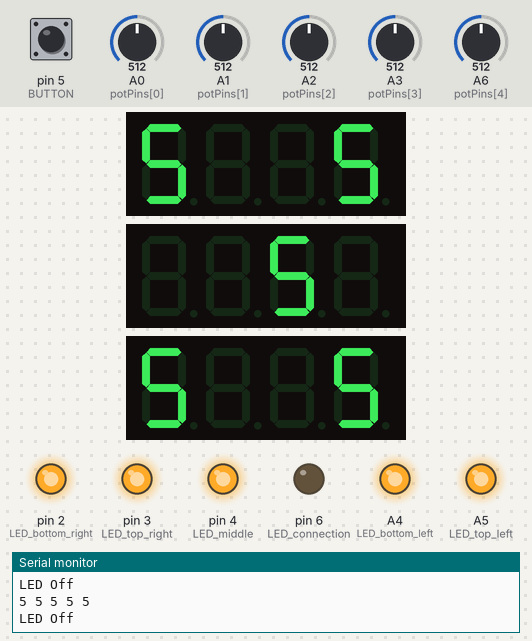
A sketch run on a simulated Arduino Nano, built with avr-gcc and run on an emulated ATmega328P. Parts: 3 × 4-digit seven-segment display, output pins drawn as LEDs (lit = HIGH), the last lines printed to the serial monitor. The inputs (shaded band) are chosen by the test bench; at power-on: pin 5 (BUTTON) HIGH, A0 (potPins[0]) = 512, A1 (potPins[1]) = 512, A2 (potPins[2]) = 512, A3 (potPins[3]) = 512, A6 (potPins[4]) = 512.

Above: at 1.9 s.
2.0 s: pin 5 (BUTTON) pulled LOW for 1.35 s
At 3.3 s:
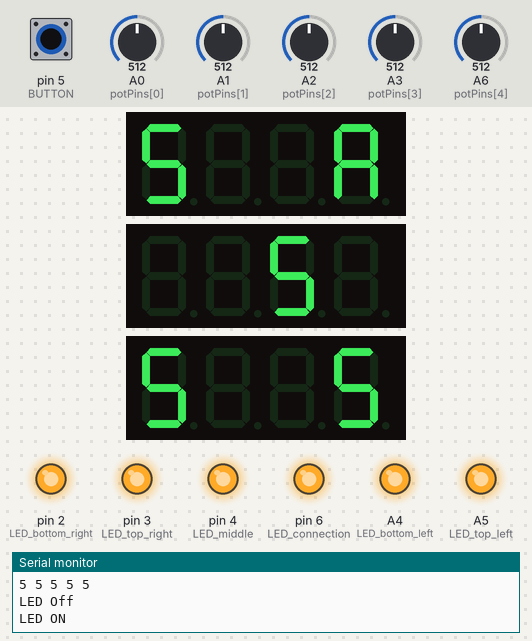
4.8 s: A0 (potPins[0]) set to 108
At 6.2 s:
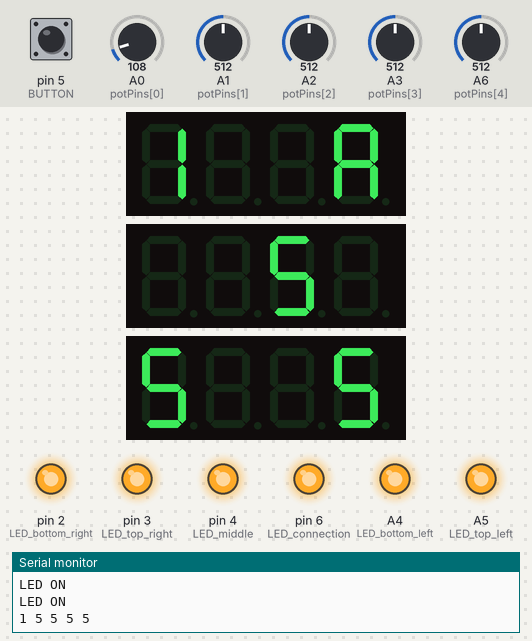
7.2 s: A0 (potPins[0]) set to 97
At 9.1 s:
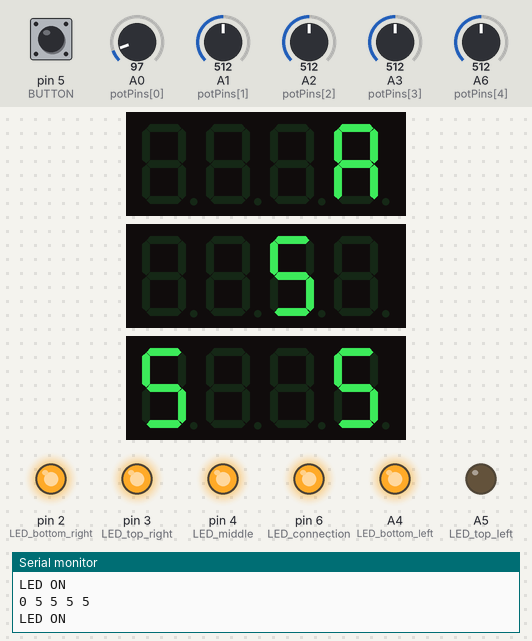
9.4 s: A1 (potPins[1]) set to 107
At 10.7 s:
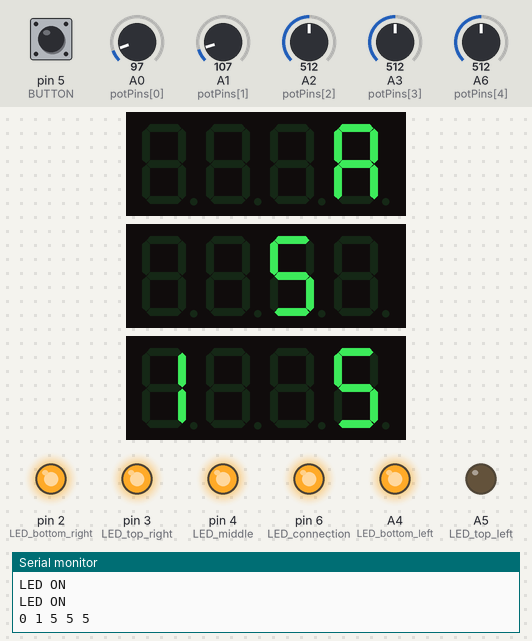
11.7 s: A1 (potPins[1]) set to 97
At 12.9 s:
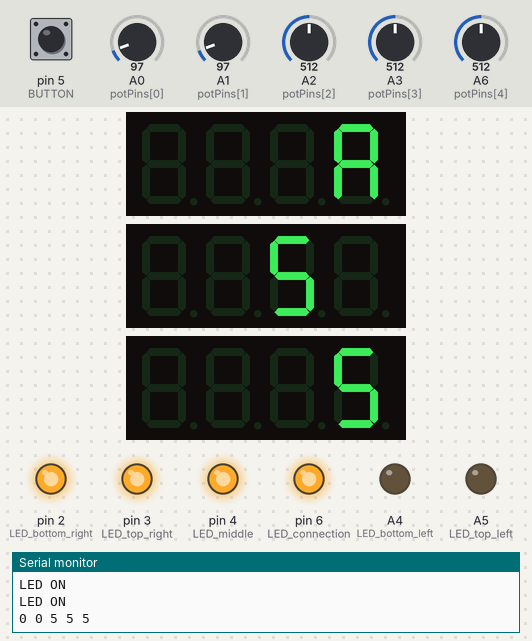
13.9 s: A2 (potPins[2]) set to 113
At 15.8 s:
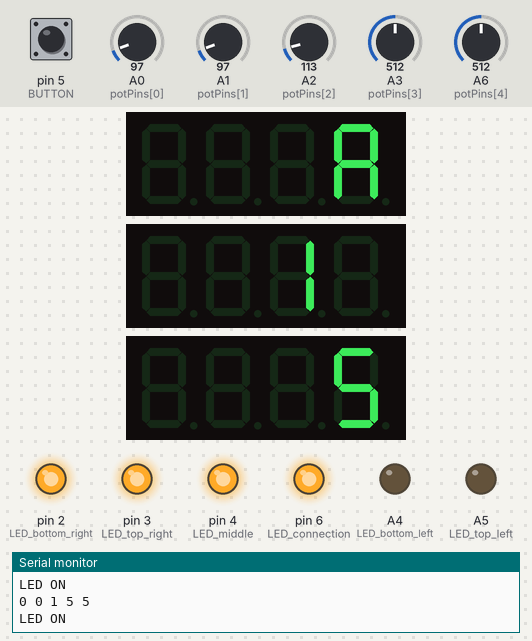
16.1 s: A2 (potPins[2]) set to 98
Timing chart, 0 to 19.1 s (numbered marks = the images above; inputs shaded):
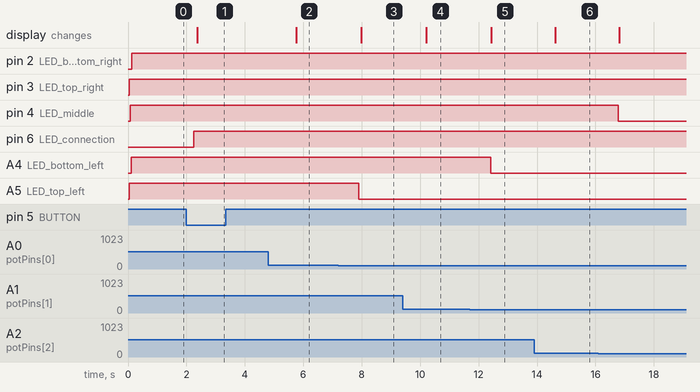

Measured:
- the behaviour switches between 103 and 102 on A0 (potPins[0]) (found by bisection; images 2 and 3)
- the behaviour switches between 103 and 102 on A1 (potPins[1]) (found by bisection; images 4 and 5)
- after the input at 2.0 s, pin 6 (LED_connection): LOW → HIGH after 0.25 s; the display: changes after 0.38 s (image 1)
- after the input at 4.8 s, the display: changes after 0.95 s (image 2)
- after the input at 7.2 s, A5 (LED_top_left): HIGH → LOW after 0.70 s; the display: changes after 0.79 s (image 3)
- after the input at 9.4 s, the display: changes after 0.82 s (image 4)
- after the input at 11.7 s, A4 (LED_bottom_left): HIGH → LOW after 0.72 s; the display: changes after 0.73 s (image 5)
- after the input at 13.9 s, the display: changes after 0.73 s (image 6)
- after the input at 16.1 s, pin 4 (LED_middle): HIGH → LOW after 0.69 s

The sketch:

CompleteAttempt.ino
```cpp
//  --------------------------------------------------------------------  IATIHI FINAL ASSIGNMENT  --------------------------------------------------------------------
//  --------------------------------------------------------------------  AUTHOR: ZOË VAN DIJK  --------------------------------------------------------------------
//  ----------------------------------  Include library for displays  ----------------------------------
#include <TM1637Display.h>

//  ----------------------------------  Define the connections pins  ----------------------------------
// display 1
#define CLK_1 12
#define DIO_1 11
// display 2
#define CLK_2 10
#define DIO_2 9
// display 3
#define CLK_3 8
#define DIO_3 7

// potmeters
int potPins[] = {A0, A1, A2, A3, A6};

// Button for pit connection
const int BUTTON = 5;
// LEDS
const int LED_top_left = A5;
const int LED_bottom_left = A4;
const int LED_middle = 4;
const int LED_top_right = 3;
const int LED_bottom_right = 2;
const int LED_connection = 6;

//  ----------------------------------  Create objects   ----------------------------------
// Create a display object of type TM1637Display
TM1637Display display1 = TM1637Display(CLK_1, DIO_1);
TM1637Display display2 = TM1637Display(CLK_2, DIO_2);
TM1637Display display3 = TM1637Display(CLK_3, DIO_3);

// Create an array that turns all segments ON
const uint8_t allON[] = {0xff, 0xff, 0xff, 0xff};

// Create an array that turns all segments OFF
const uint8_t allOFF[] = {0x00, 0x00, 0x00, 0x00};

// Create A symboll for pit connection
const uint8_t symbol_A[] = {SEG_A | SEG_B | SEG_C | SEG_E | SEG_F | SEG_G};

// other vars and objects
int numPots = 5;          // Amount of potmeters
int* mappedValues;        // global accesible mapped values
bool buttonInput;
bool buttonState;
int buttonCount = 0;
bool connection = false;

//  ----------------------------------  Potentiometer class  ----------------------------------
class PotentiometerMapper {
  private:              // create variables for class
    int numPots;        // amount of potmeters
    int* potPins;       // set potpins
    int* potValues;     // readings of potmeaters
    int* mappedValues;  // mapped reading of potmeters 0 to 9
  public:
    PotentiometerMapper(int num) {
      numPots = num;
      potPins = new int[numPots];
      potValues = new int[numPots];
      mappedValues = new int[numPots];
      for (int i = 0; i < numPots; i++) {   // set all items to 0 to iniate
        potPins[i] = 0;
        potValues[i] = 0;
        mappedValues[i] = 0;
      }
    }
    ~PotentiometerMapper() {        // delete old values to safe storage
      delete[] potPins;
      delete[] potValues;
      delete[] mappedValues;
    }
    void setPins(int* pins) {       // set pins for reading
      for (int i = 0; i < numPots; i++) {
        potPins[i] = pins[i];
      }
    }
    void readValues() {             // read potmeters and store values
      for (int i = 0; i < numPots; i++) {
        potValues[i] = analogRead(potPins[i]);
      }
    }
    bool mapCompareValues() {              // map readings and store
      bool changed = false;
      for (int i = 0; i < numPots; i++) {
        int newValue = map(potValues[i], 0, 1023, 0, 10);
        if (newValue != mappedValues[i]) {    // check if new mapped vallue differs from previous
          changed = true;
          mappedValues[i] = newValue;
        }
      }
      return changed;
    }
    int* getMappedValues() {      // return mapped values
      return mappedValues;
    }
};

// class object
PotentiometerMapper mapper(numPots);

//  ----------------------------------  SETUP   ----------------------------------
void setup() {
// Serial
  Serial.begin(9600);

// Set brightness for displays
  display1.setBrightness(5);
  display2.setBrightness(5);
  display3.setBrightness(5);

// Button
  pinMode(BUTTON, INPUT_PULLUP);

// LEDS
  pinMode(LED_top_left, OUTPUT);
  pinMode(LED_bottom_left, OUTPUT);
  pinMode(LED_middle, OUTPUT);
  pinMode(LED_top_right, OUTPUT);
  pinMode(LED_bottom_right, OUTPUT);
  pinMode(LED_connection, OUTPUT);

  digitalWrite(LED_top_left, LOW);
  digitalWrite(LED_bottom_left, LOW);
  digitalWrite(LED_middle, LOW);
  digitalWrite(LED_top_right, LOW);
  digitalWrite(LED_bottom_right, LOW);
  digitalWrite(LED_connection, LOW);


}
//  ----------------------------------  LOOP   ----------------------------------
void loop() {

//  ----------------------------------  Potmeter   ----------------------------------
  mapper.setPins(potPins);
  int* prevMappedValues = new int[numPots];     // var to store mapped values to compare in class
  while (true) {
    //  ----------------------------------  Button   ----------------------------------
    buttonInput = !digitalRead(BUTTON);
    if(buttonInput){
      if(buttonState){
        buttonState = false;
        buttonCount += 1;
      }
    }else if(!buttonState){
      buttonState = true;
    }
    if(buttonCount%2 == 1){
      Serial.println("LED ON");
      connection = true;
      digitalWrite(LED_connection, HIGH);
    }else{
      Serial.println("LED Off");
      connection = false;
      digitalWrite(LED_connection, LOW);
    }
    mapper.readValues();                        // read potpins
    bool changed = mapper.mapCompareValues();   // check for changes
    if (changed) {
     mappedValues = mapper.getMappedValues(); // get curren readings
      for (int i = 0; i < numPots; i++) {
        Serial.print(mappedValues[i]);
        Serial.print(" ");
        prevMappedValues[i] = mappedValues[i];      // set new readings to old for new loop
      }
      Serial.println();
    }

//  ----------------------------------  Display   ----------------------------------
    // -------------  Display 1 (top pits)  -------------
    display1.clear();
    // ------ left  ------
    if(mappedValues[0] != 0){
      display1.showNumberDec(mappedValues[0], false, 1, 0);
      digitalWrite(LED_top_left, HIGH);
    }else{
      digitalWrite(LED_top_left, LOW);
    }

    // ------  right  ------
    if(mappedValues[3] != 0 && !connection){
      display1.showNumberDec(mappedValues[3], false, 1, 3);
      digitalWrite(LED_top_right, HIGH);
    }else if(connection){
      display1.setSegments(symbol_A, 1, 3);
      digitalWrite(LED_top_right, HIGH);
    }else{
      digitalWrite(LED_top_right, LOW);
    }


    //  -------------   Display 2 (middle pit)  -------------
    display2.clear();
    if(mappedValues[2] != 0){
      display2.showNumberDec(mappedValues[2], false, 1, 2);
      digitalWrite(LED_middle, HIGH);
    }else{
      digitalWrite(LED_middle, LOW);
    }

    //  -------------   Display 3 (bottom pits) -------------
    display3.clear();
    //  ------  left  ------
    if(mappedValues[1] != 0){
      display3.showNumberDec(mappedValues[1], false, 1, 0);
      digitalWrite(LED_bottom_left, HIGH);
    }else{
      digitalWrite(LED_bottom_left, LOW);
    }
    //  ------  right ------
    if(mappedValues[4] != 0){
      display3.showNumberDec(mappedValues[4], false, 1, 3);
      digitalWrite(LED_bottom_right, HIGH);
    }else{
      digitalWrite(LED_bottom_right, LOW);
    }

    delay(1000);
  }
  delete[] prevMappedValues;    // delete to safe storage
}
```
